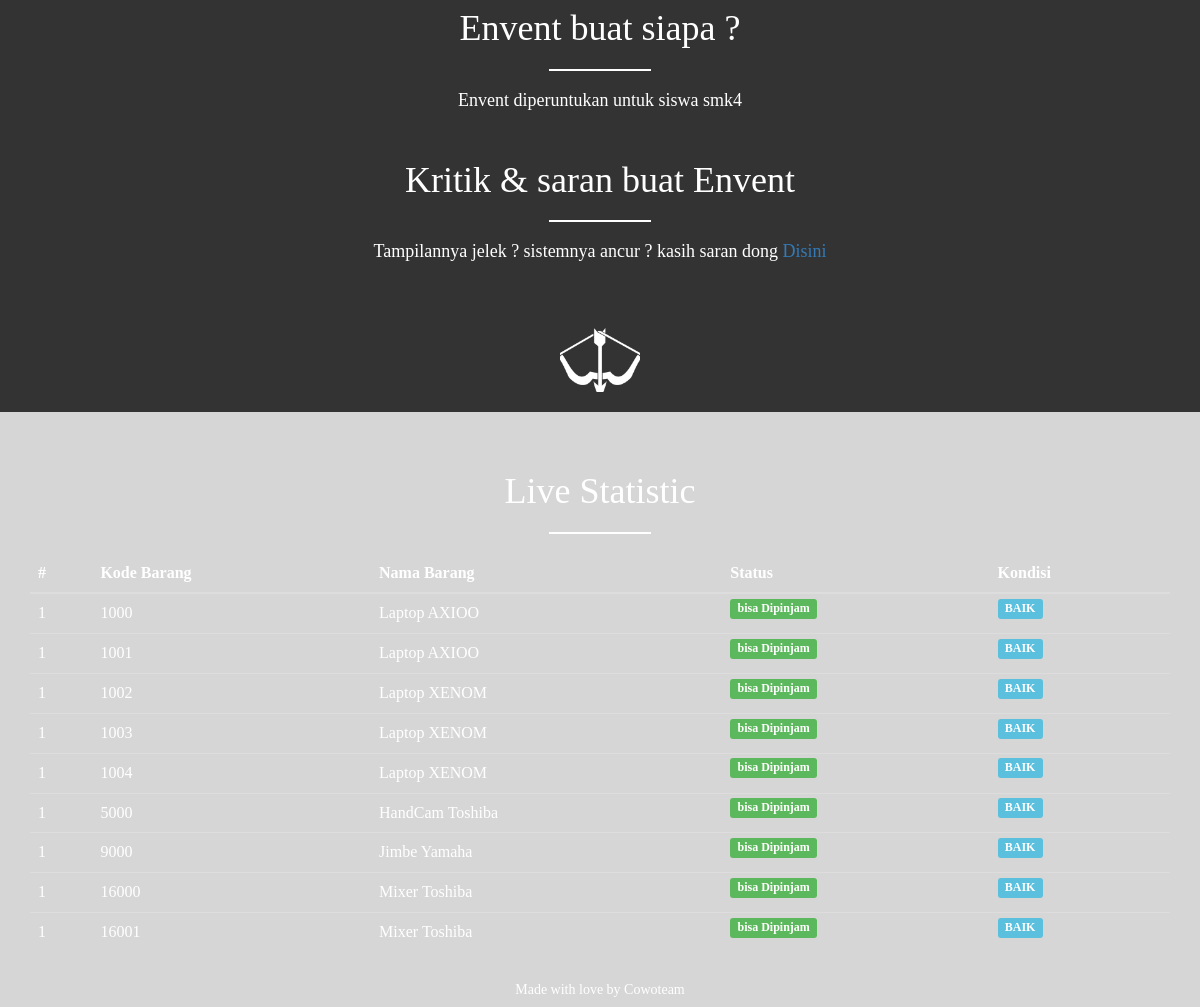
Before: / (lower part) with the older database file.
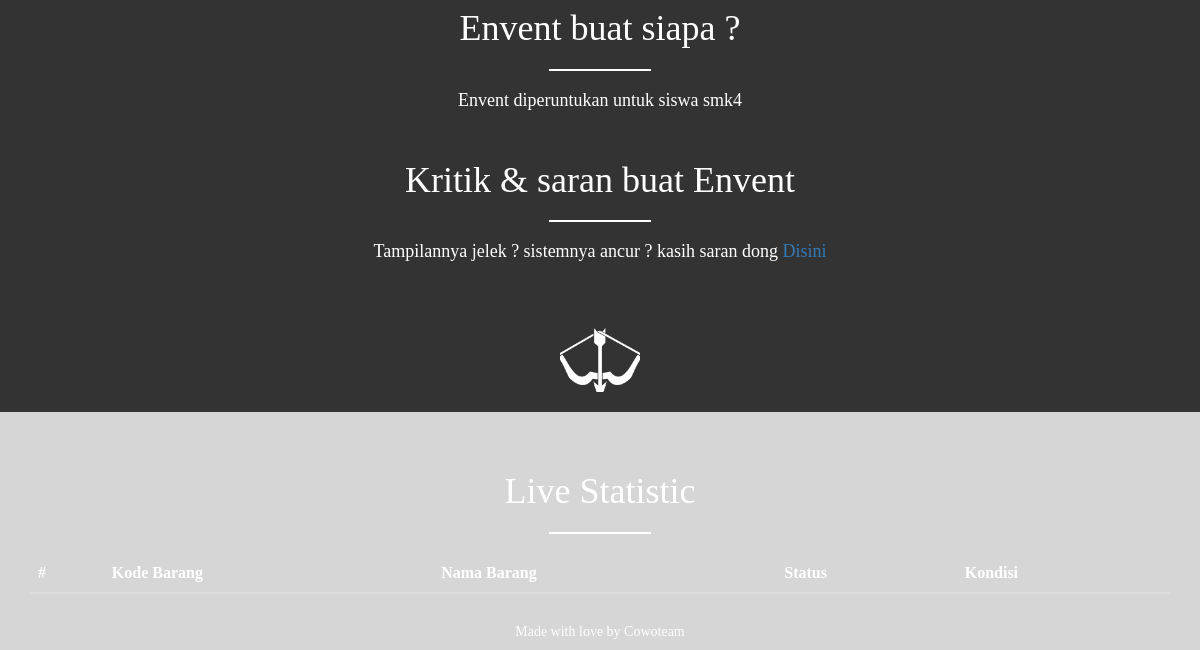
After: the same page with the newer database file.
### tables this page shows
CREATE TABLE IF NOT EXISTS `barang` (
  `BARANG_ID` int(11) NOT NULL AUTO_INCREMENT,
  `JENIS_BARANG_ID` int(11) NOT NULL,
  `MERK_BARANG` varchar(100) DEFAULT NULL,
  `FOTO_BARANG` varchar(500) DEFAULT NULL,
  `KONDISI` enum('Baik','Kurang baik','Rusak') NOT NULL,
  `TANGGAL_PEMBELIAN` date DEFAULT NULL,
  `JUMLAH` int(11) DEFAULT '1',
  `KODE_BARANG` varchar(50) DEFAULT NULL,
  PRIMARY KEY (`BARANG_ID`),
  KEY `FK_RELATIONSHIP_2` (`JENIS_BARANG_ID`)
);

CREATE TABLE IF NOT EXISTS `jenis_barang` (
  `JENIS_BARANG_ID` int(11) NOT NULL AUTO_INCREMENT,
  `JENIS_BARANG` varchar(100) NOT NULL,
  `STATUS` enum('Bisa','Tidak bisa') NOT NULL,
  PRIMARY KEY (`JENIS_BARANG_ID`),
  UNIQUE KEY `JENIS_BARANG` (`JENIS_BARANG`)
);

### system/function.php (the view, shortened to what this page needs)
<?php
function list_index(){
	$sql_list = mysql_query("SELECT *FROM barang as brg JOIN jenis_barang as jns ON brg.JENIS_BARANG_ID=jns.JENIS_BARANG_ID");
	while($row=mysql_fetch_row($sql_list)){
	echo "
	<tr>
            <td>1</td>
            <td>$row[7]</td>
            <td>$row[9] $row[2]</td>
            <td><span class='label label-success'>$row[10] Dipinjam</span> </td>
            <td><span class='label label-info'>$row[4]</span></td>
          </tr>
	";
}
}
?>

### index.php (shortened to what this page needs)
<html>
<?php
require('system/function.php');
 ?>
<head>
	<link rel="stylesheet" href="css/bootstrap.min.css">
	<link rel="stylesheet" href="css/bootstrap-theme.min.css">
	<link rel="stylesheet" type="text/css" href="css/tambahan.css">
</head>
<body style='background:#3333;'>
<div id='page2'>
<div class='container'>
	<br><br>
	<br><br>
	<center><h1>Envent buat siapa ?</h1>
	<hr style='width:100px;border:1px solid white;'>
	<h4>Envent diperuntukan untuk siswa smk4</h4>
	</center>
	<br>
	<center><h1>Kritik & saran buat Envent</h1>
	<hr style='width:100px;border:1px solid white;'>
	<h4>Tampilannya jelek ? sistemnya ancur ? kasih saran dong <a href="#comment_form" id="login_pop">Disini</a></h4>
        <br><br>
        <img src="img/arrow.png" height="80">
        <br><br>
	</center>
</div>
</div>
<div id='page3'>
	<br><br>
	<center><h1>Live Statistic</h1>
	<hr style='width:100px;border:1px solid white;'>
	<div class='container'>
    <div class='wadahtabel'>
    <table class="table table-hover" style='color:white;'>
        <thead>
          <tr>
            <th>#</th>
            <th>Kode Barang</th>
            <th>Nama Barang</th>
            <th>Status</th>
            <th>Kondisi</th>
          </tr>
        </thead>
        <tbody>
          <?php list_index(); ?>
        </tbody>
      </table>
    </div>
	<h5> Made with love by Cowoteam </h5>
    </div>
</div>
</body>
</html>

### css/tambahan.css (style rules this page uses)
body, h1, h2, h3, h4, h5, h6, p { font-family: 'segoe ui light'; }
.wide h1, h2, h3, h4, h5, h6 { color: white; }
#page2 { background: #333333; }
#page2 h1, h4 { color: white; }
#page3 { width: 100%; height: auto; background-image:url('../img/55.png'); background-size:cover; }
#page3 h1, h4 { color: white; }
.wadahtabel { max-height: 800px; overflow: auto; }

Changed rows visible on the page:
removed barang: KODE_BARANG "1000", JENIS_BARANG_ID.JENIS_BARANG "Laptop", MERK_BARANG "AXIOO", JENIS_BARANG_ID.status "bisa", KONDISI "BAIK"
removed barang: KODE_BARANG "1001", JENIS_BARANG_ID.JENIS_BARANG "Laptop", MERK_BARANG "AXIOO", JENIS_BARANG_ID.status "bisa", KONDISI "BAIK"
removed barang: KODE_BARANG "1002", JENIS_BARANG_ID.JENIS_BARANG "Laptop", MERK_BARANG "XENOM", JENIS_BARANG_ID.status "bisa", KONDISI "BAIK"
removed barang: KODE_BARANG "1003", JENIS_BARANG_ID.JENIS_BARANG "Laptop", MERK_BARANG "XENOM", JENIS_BARANG_ID.status "bisa", KONDISI "BAIK"
removed barang: KODE_BARANG "1004", JENIS_BARANG_ID.JENIS_BARANG "Laptop", MERK_BARANG "XENOM", JENIS_BARANG_ID.status "bisa", KONDISI "BAIK"
removed barang: KODE_BARANG "5000", JENIS_BARANG_ID.JENIS_BARANG "HandCam", MERK_BARANG "Toshiba", JENIS_BARANG_ID.status "bisa", KONDISI "BAIK"
removed barang: KODE_BARANG "9000", JENIS_BARANG_ID.JENIS_BARANG "Jimbe", MERK_BARANG "Yamaha", JENIS_BARANG_ID.status "bisa", KONDISI "BAIK"
removed barang: KODE_BARANG "16000", JENIS_BARANG_ID.JENIS_BARANG "Mixer", MERK_BARANG "Toshiba", JENIS_BARANG_ID.status "bisa", KONDISI "BAIK"
removed barang: KODE_BARANG "16001", JENIS_BARANG_ID.JENIS_BARANG "Mixer", MERK_BARANG "Toshiba", JENIS_BARANG_ID.status "bisa", KONDISI "BAIK"
